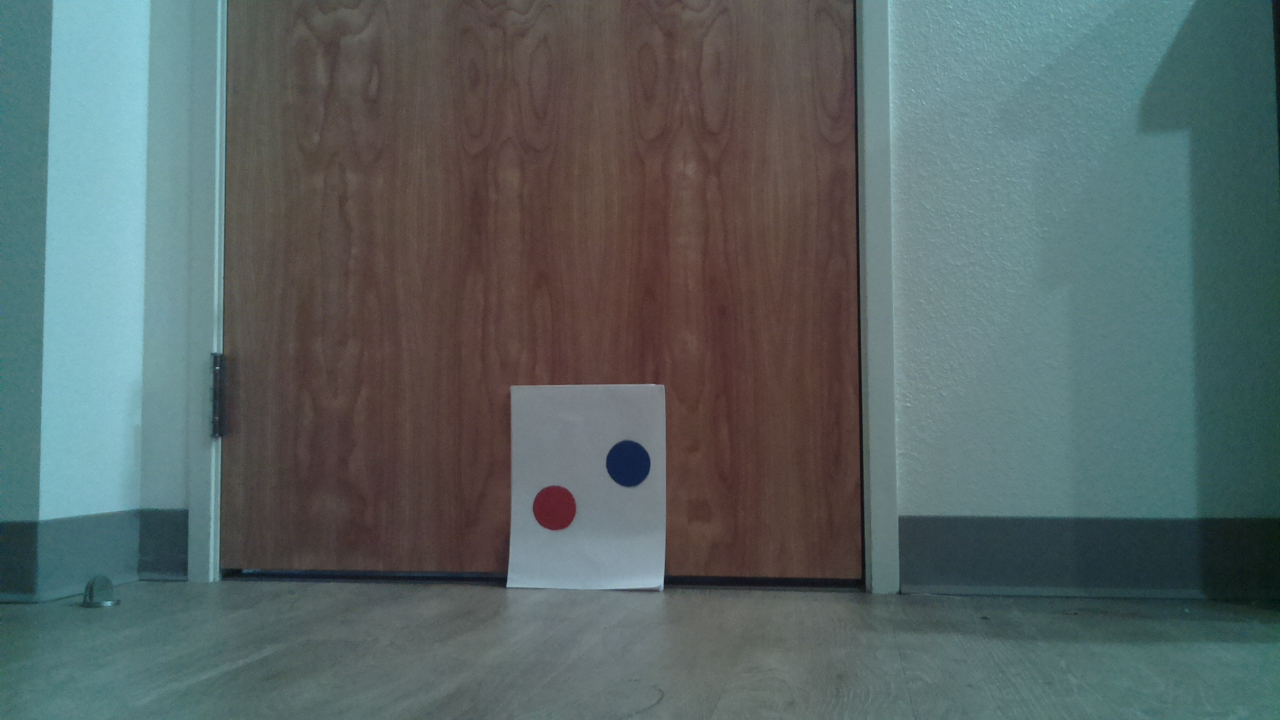
#> input picture raspberryPi/piCam/paperBack/img1.jpg, 1280 x 720 px, found by its file name; its folder holds 4 pictures in this run
$ python colShape.py
#> lines starting #> are read from the running program, lines starting #| are printed output that depends on the picture; after the words box and inside, x2 and y2 are one past the last pixel; in counts of white or black regions, pixels touching at a corner belong together
#!/usr/bin/python3

import picamera
import time
import cv2
import numpy as np
import PIL
from PIL import Image
#import matplotlib.pyplot as plt


def main():
	img = cv2.imread('/home/pi/bishop_ecpe155_2022/raspberryPi/piCam/paperBack/img%s.jpg' % 1)
#> img is the input picture: shape (720, 1280, 3); mean B, G, R 100.3, 100.7, 87.9
	grayImg = cv2.cvtColor(img, cv2.COLOR_BGR2GRAY)
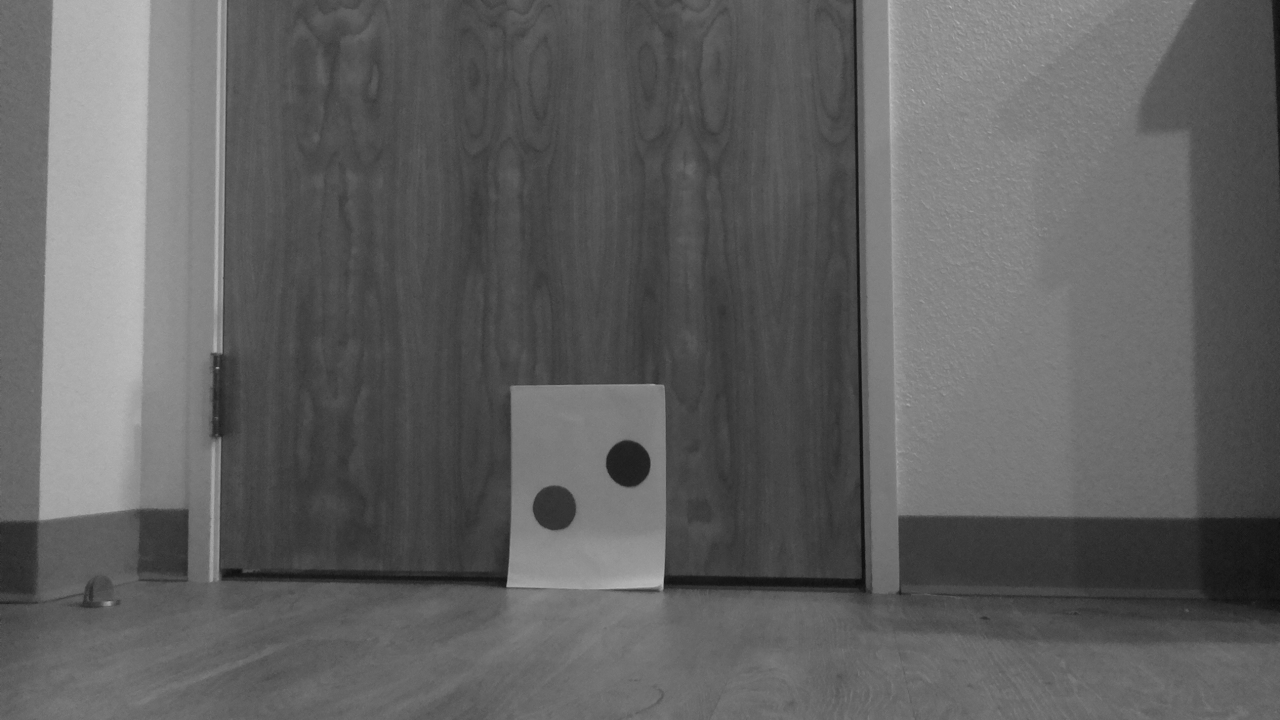
#> grayImg: shape (720, 1280); min 13, max 192, mean 96.8
	_, thresh = cv2.threshold(grayImg, 120, 255, cv2.THRESH_BINARY)
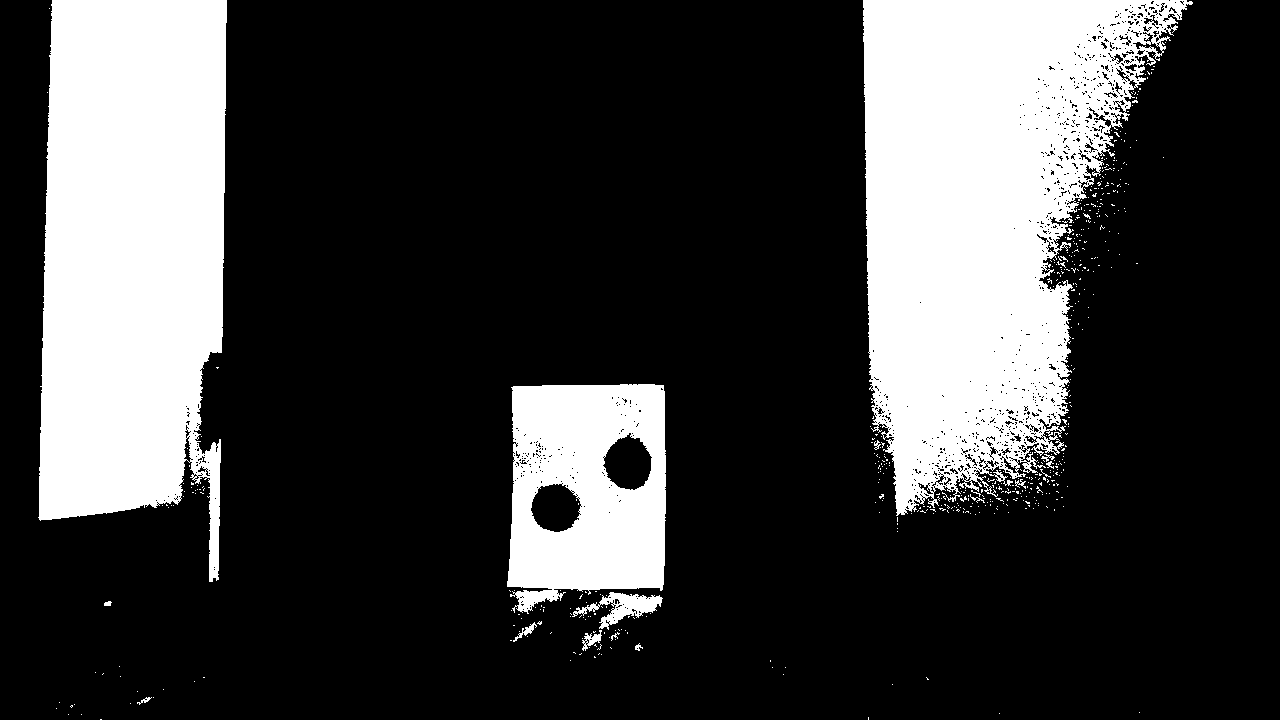
#> thresh: shape (720, 1280); 24.2% white; 540 white regions (524 under 20 px)
	contours, _ = cv2.findContours(thresh, cv2.RETR_TREE, cv2.CHAIN_APPROX_SIMPLE)
#> contours = 1895 contours, 1816 with area under 20; largest, box (x1, y1, x2, y2) and area: (863, 0, 1193, 516) 105362, (38, 0, 227, 582) 88254, (507, 384, 666, 614) 31475, (602, 432, 653, 491) 1999, (530, 483, 582, 533) 1874

	hsv = cv2.cvtColor(img, cv2.COLOR_BGR2HSV)
#> hsv: shape (720, 1280, 3); mean H, S, V 62.3, 70.2, 109.2
	lowerRed = np.array([0,60,60])
	upperRed = np.array([100,180,180])

	skipFirstInstance = 0
	for cnt in contours:
		# ignore first instance since whole image is detected as a shape
		if skipFirstInstance == 0:
			skipFirstInstance = 1
			continue

		# approximate shape and draw contour
		approx = cv2.approxPolyDP(cnt, 0.01*cv2.arcLength(cnt, True), True)
		cv2.drawContours(img, [cnt], 0, (255, 0, 0), 5)

		shapeCenter = cv2.moments(cnt)
		if shapeCenter['m00'] != 0.0:
			x = int(shapeCenter['m10'] / shapeCenter['m00'])
			y = int(shapeCenter['m01'] / shapeCenter['m00'])


		# if contour has between 10-15 edges (is a circle)
		sides = len(approx)
		#print(sides)
		if sides >= 10 and sides <= 15:
			# if color at point is within range of red, label as circle
			hsvColor = hsv[y,x]
			for i in range(3):
				if not(hsvColor[i] >= lowerRed[i] and hsvColor[i] <= upperRed[i]):
					pass
				else:
					if i == 2:
						cv2.putText(img, 'circle', (x,y), cv2.FONT_HERSHEY_SIMPLEX, 0.6, (0,0,0), 2)
#> this loop made 1895 passes
#> (approx, x, y, sides) on passes 9, 20, 31, 41, 56, 58: ([[70, 706], [71, 705], [72, 706], [71, 707]], 71, 706, 4), ([[926, 677], [927, 678], [927, 679], [928, 679]], 927, 678, 4), ([[594, 656], [594, 657], [595, 657]], 594, 656, 3), ([[636, 648], [637, 647], [638, 648], [637, 649]], 637, 648, 4), ([[583, 646], [584, 645], [585, 646], [584, 647]], 584, 646, 4), ([[583, 643], [584, 642], [585, 643], [584, 644]], 584, 643, 4)
#> (x, y, sides) on passes 8, 14, 15, 39, 40, 48: (71, 705, 5), (145, 699, 25), (145, 699, 6), (594, 644, 5), (637, 646, 19), (614, 635, 24)
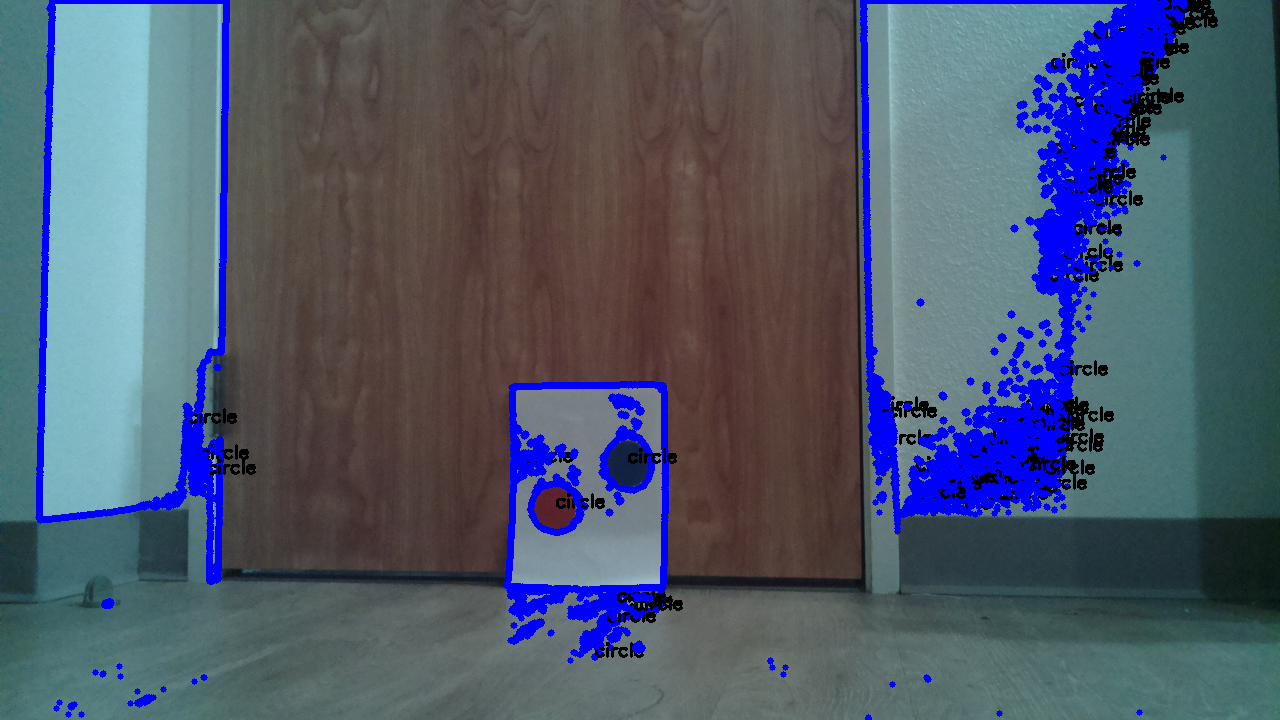
#> img: shape (720, 1280, 3); 9.1% of pixels changed, all inside (x1, y1, x2, y2) = (35, 0, 1218, 720)
#> after the loop, skipFirstInstance = 1
			#cv2.drawContours(img, [cnt], 0, (255, 255, 0), -1)


	cv2.imshow("binary", thresh)
	cv2.imshow("image", img)

	'''

	# take 5 pictures and do color detection
	for i in range(5):
		#camera.capture('/home/pi/bishop_ecpe155_2022/raspberryPi/piCam/img.jpg')
		img = cv2.imread('/home/pi/bishop_ecpe155_2022/raspberryPi/piCam/moreImages/img%s.jpg' % i)

		# hue, saturation, brightness
		hsv = cv2.cvtColor(img, cv2.COLOR_BGR2HSV)

		lowerRed = np.array([0,60,60])
		upperRed = np.array([100,180,180])
		mask = cv2.inRange(hsv, lowerRed, upperRed)
		cv2.imshow("image", hsv)
		cv2.imshow("mask", mask)
		cv2.waitKey(0)

	'''

	cv2.waitKey(0)
	cv2.destroyAllWindows()

if __name__ == "__main__":
	main()
